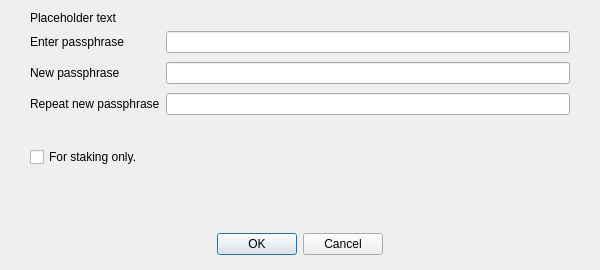
<?xml version="1.0" encoding="UTF-8"?>
<ui version="4.0">
 <class>AskPassphraseDialog</class>
 <widget class="QDialog" name="AskPassphraseDialog">
  <property name="geometry">
   <rect>
    <x>0</x>
    <y>0</y>
    <width>600</width>
    <height>270</height>
   </rect>
  </property>
  <property name="sizePolicy">
   <sizepolicy hsizetype="Preferred" vsizetype="Minimum">
    <horstretch>0</horstretch>
    <verstretch>0</verstretch>
   </sizepolicy>
  </property>
  <property name="minimumSize">
   <size>
    <width>550</width>
    <height>0</height>
   </size>
  </property>
  <property name="windowTitle">
   <string>Passphrase Dialog</string>
  </property>
  <layout class="QVBoxLayout" name="verticalLayout">
   <property name="sizeConstraint">
    <enum>QLayout::SetMinimumSize</enum>
   </property>
   <property name="leftMargin">
    <number>0</number>
   </property>
   <property name="rightMargin">
    <number>0</number>
   </property>
   <property name="bottomMargin">
    <number>0</number>
   </property>
   <item>
    <layout class="QVBoxLayout" name="verticalLayout_2">
     <property name="leftMargin">
      <number>30</number>
     </property>
     <property name="rightMargin">
      <number>30</number>
     </property>
     <item>
      <widget class="QLabel" name="warningLabel">
       <property name="text">
        <string notr="true">Placeholder text</string>
       </property>
       <property name="textFormat">
        <enum>Qt::RichText</enum>
       </property>
       <property name="wordWrap">
        <bool>true</bool>
       </property>
      </widget>
     </item>
     <item>
      <layout class="QFormLayout" name="formLayout">
       <property name="sizeConstraint">
        <enum>QLayout::SetMinimumSize</enum>
       </property>
       <property name="fieldGrowthPolicy">
        <enum>QFormLayout::AllNonFixedFieldsGrow</enum>
       </property>
       <property name="verticalSpacing">
        <number>9</number>
       </property>
       <property name="bottomMargin">
        <number>10</number>
       </property>
       <item row="0" column="0">
        <widget class="QLabel" name="passLabel1">
         <property name="text">
          <string>Enter passphrase</string>
         </property>
        </widget>
       </item>
       <item row="0" column="1">
        <widget class="QLineEdit" name="passEdit1">
         <property name="echoMode">
          <enum>QLineEdit::Password</enum>
         </property>
        </widget>
       </item>
       <item row="1" column="0">
        <widget class="QLabel" name="passLabel2">
         <property name="text">
          <string>New passphrase</string>
         </property>
        </widget>
       </item>
       <item row="1" column="1">
        <widget class="QLineEdit" name="passEdit2">
         <property name="echoMode">
          <enum>QLineEdit::Password</enum>
         </property>
        </widget>
       </item>
       <item row="2" column="0">
        <widget class="QLabel" name="passLabel3">
         <property name="text">
          <string>Repeat new passphrase</string>
         </property>
        </widget>
       </item>
       <item row="2" column="1">
        <widget class="QLineEdit" name="passEdit3">
         <property name="echoMode">
          <enum>QLineEdit::Password</enum>
         </property>
        </widget>
       </item>
       <item row="3" column="1">
        <widget class="QLabel" name="capsLabel">
         <property name="font">
          <font>
           <weight>75</weight>
           <bold>true</bold>
          </font>
         </property>
         <property name="text">
          <string/>
         </property>
         <property name="alignment">
          <set>Qt::AlignCenter</set>
         </property>
        </widget>
       </item>
       <item row="4" column="0" colspan="2">
        <widget class="QCheckBox" name="stakingCheckBox">
         <property name="toolTip">
          <string>Serves to disable the trivial sendmoney when OS account compromised. Provides no real security.</string>
         </property>
         <property name="text">
          <string>For staking only.</string>
         </property>
        </widget>
       </item>
      </layout>
     </item>
     <item>
      <spacer name="verticalSpacer">
       <property name="orientation">
        <enum>Qt::Vertical</enum>
       </property>
       <property name="sizeHint" stdset="0">
        <size>
         <width>20</width>
         <height>40</height>
        </size>
       </property>
      </spacer>
     </item>
    </layout>
   </item>
   <item>
    <widget class="QWidget" name="buttonsContainerWhite" native="true">
     <property name="maximumSize">
      <size>
       <width>16777215</width>
       <height>55</height>
      </size>
     </property>
     <layout class="QHBoxLayout" name="horizontalLayout">
      <property name="leftMargin">
       <number>30</number>
      </property>
      <property name="topMargin">
       <number>15</number>
      </property>
      <property name="rightMargin">
       <number>30</number>
      </property>
      <property name="bottomMargin">
       <number>15</number>
      </property>
      <item>
       <widget class="QDialogButtonBox" name="buttonBox">
        <property name="orientation">
         <enum>Qt::Horizontal</enum>
        </property>
        <property name="standardButtons">
         <set>QDialogButtonBox::Cancel|QDialogButtonBox::Ok</set>
        </property>
        <property name="centerButtons">
         <bool>true</bool>
        </property>
       </widget>
      </item>
     </layout>
    </widget>
   </item>
  </layout>
 </widget>
 <resources/>
 <connections>
  <connection>
   <sender>buttonBox</sender>
   <signal>accepted()</signal>
   <receiver>AskPassphraseDialog</receiver>
   <slot>accept()</slot>
   <hints>
    <hint type="sourcelabel">
     <x>20</x>
     <y>20</y>
    </hint>
    <hint type="destinationlabel">
     <x>20</x>
     <y>20</y>
    </hint>
   </hints>
  </connection>
  <connection>
   <sender>buttonBox</sender>
   <signal>rejected()</signal>
   <receiver>AskPassphraseDialog</receiver>
   <slot>reject()</slot>
   <hints>
    <hint type="sourcelabel">
     <x>20</x>
     <y>20</y>
    </hint>
    <hint type="destinationlabel">
     <x>20</x>
     <y>20</y>
    </hint>
   </hints>
  </connection>
 </connections>
</ui>
